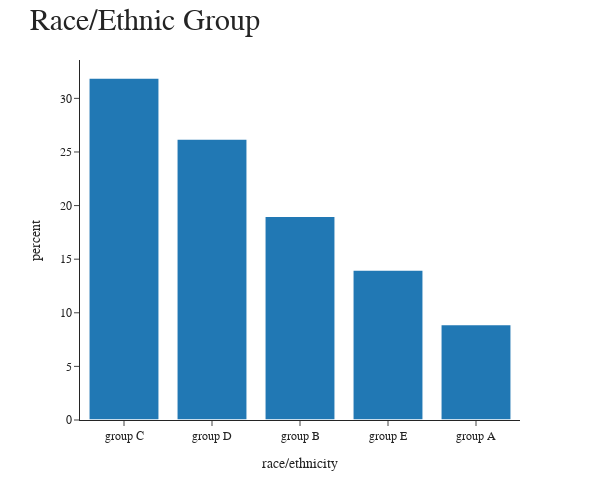

Notebook code for this chart:
### Markdown cell above
# 'Plotly for Data Visualization'

### Code cell
fig  = px.histogram(df, x='race/ethnicity',
                    width=600,
                    height=500,
                    histnorm = 'percent',
                    template='simple_white')

fig.update_layout(title='Race/Ethnic Group',
                  font_family='Candara',
                  titlefont={'size':30},
                  showlegend=True).update_xaxes(categoryorder='total descending')                 
# .update_xaxes(categoryorder='total descending') arranges the groups by descending order of their percentage
fig.update_traces(marker_color=None, marker_line_color='white', marker_line_width=1.5, opacity=0.99)
fig.show()

### Figure 1 — Plotly figure (JSON) as saved in the notebook; plotly's stock layout.template omitted (floating-point values rounded to 4 significant figures; data arrays with more than 128 entries replaced by an {"elided": "..."} marker saying what was removed)
{"data": [{"alignmentgroup": "True", "bingroup": "x", "histnorm": "percent", "hovertemplate": "race/ethnicity=%{x}<br>percent=%{y}<extra></extra>", "legendgroup": "", "marker": {"line": {"color": "white", "width": 1.5}, "pattern": {"shape": ""}}, "name": "", "offsetgroup": "", "opacity": 0.99, "orientation": "v", "showlegend": false, "type": "histogram", "x": {"elided": "1000 str values"}, "xaxis": "x", "yaxis": "y"}], "layout": {"barmode": "relative", "font": {"family": "Candara"}, "height": 500, "legend": {"tracegroupgap": 0}, "margin": {"t": 60}, "showlegend": true, "title": {"font": {"size": 30}, "text": "Race/Ethnic Group"}, "width": 600, "xaxis": {"anchor": "y", "autorange": true, "categoryorder": "total descending", "domain": [0, 1], "range": [-0.5, 4.5], "title": {"text": "race/ethnicity"}, "type": "category"}, "yaxis": {"anchor": "x", "autorange": true, "domain": [0, 1], "range": [0, 33.58], "title": {"text": "percent"}}}}
